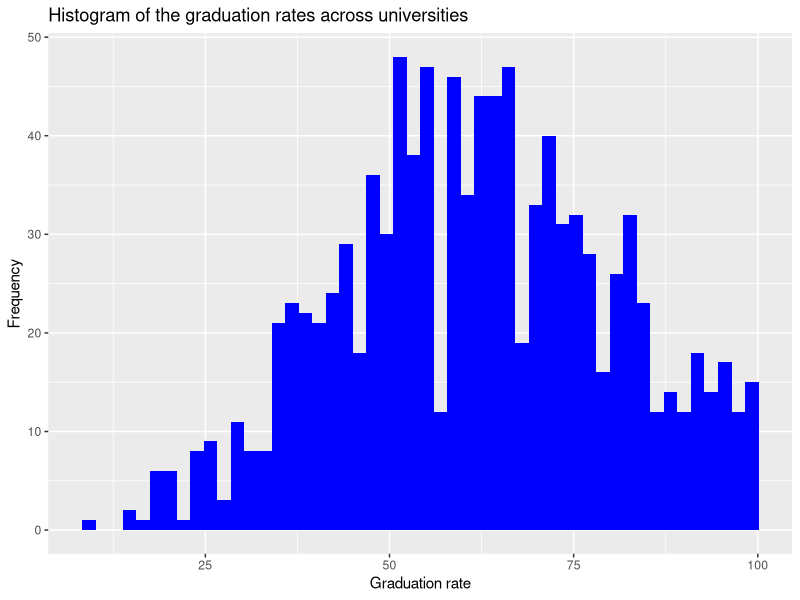
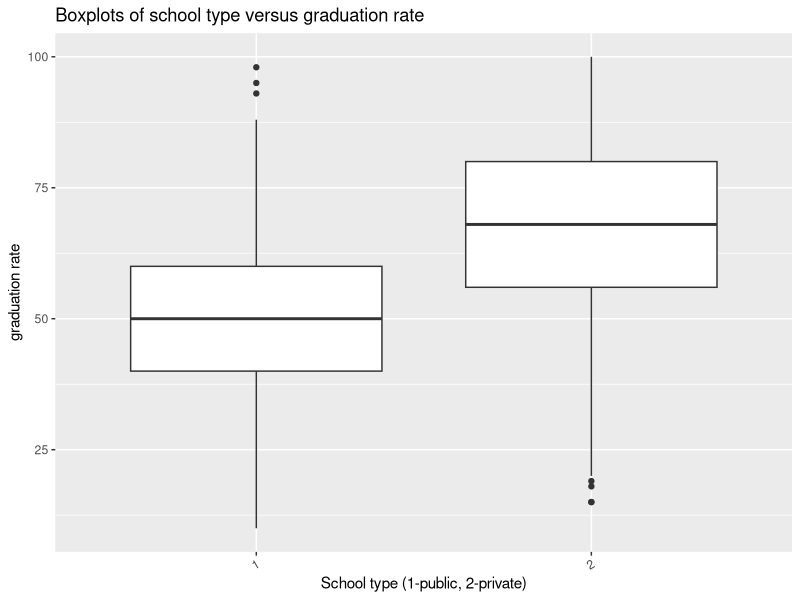
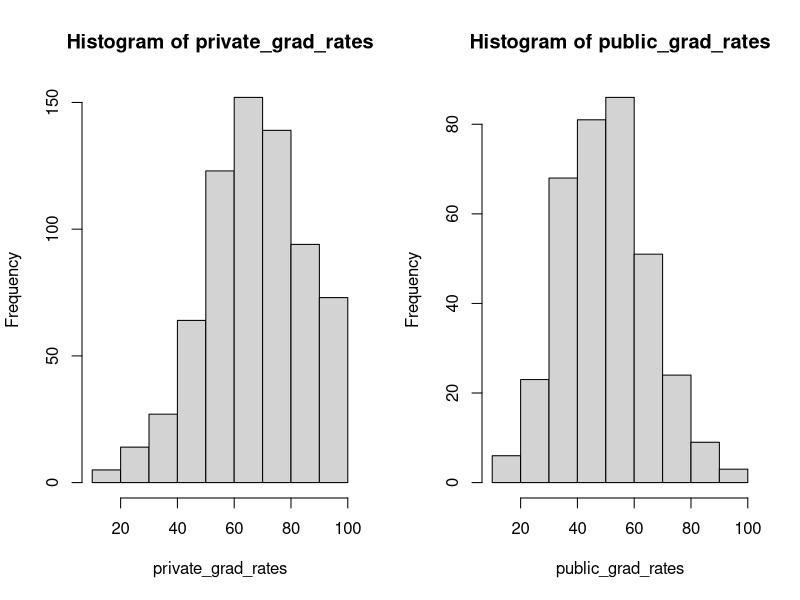
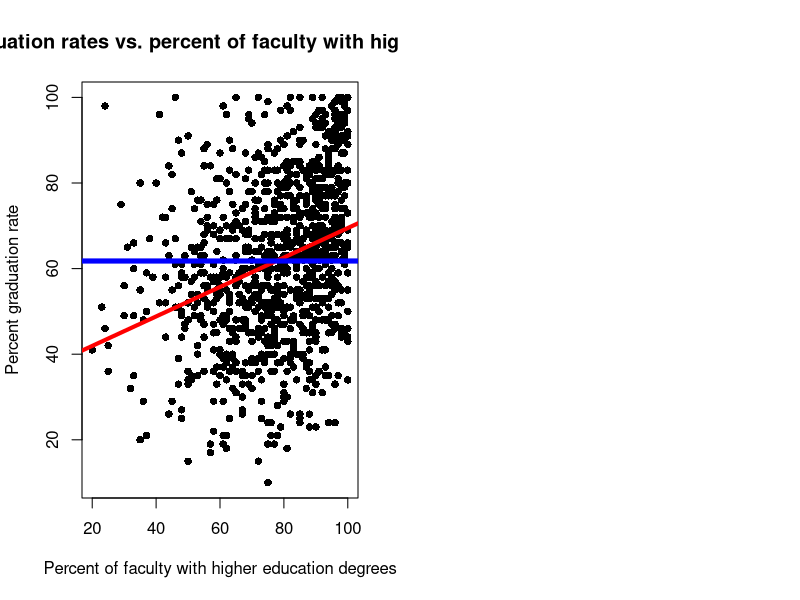
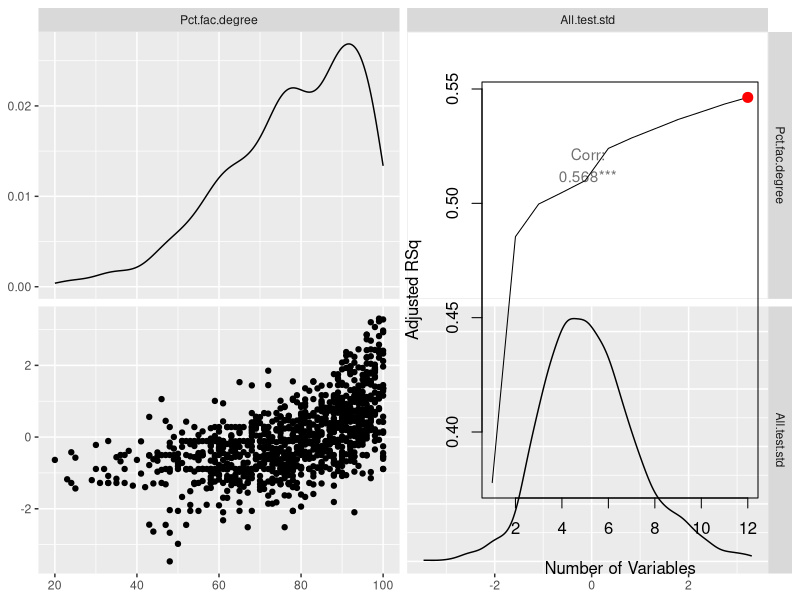
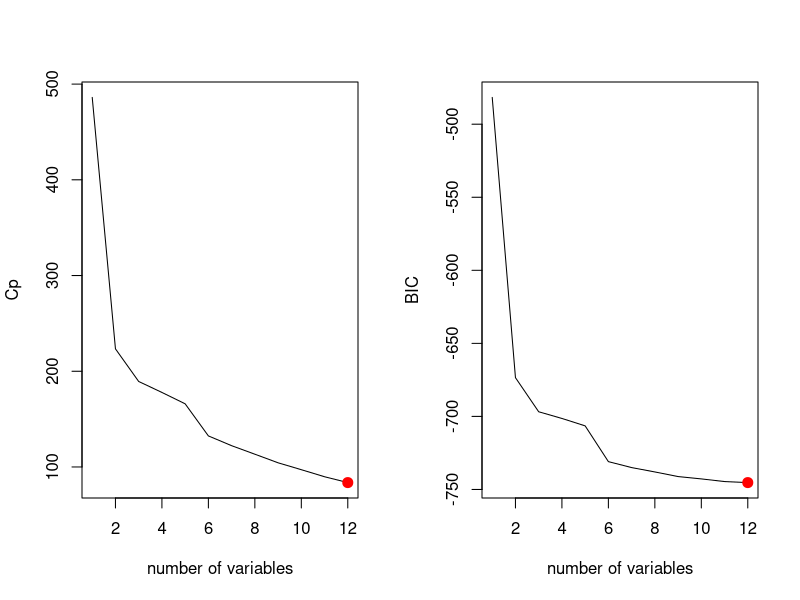
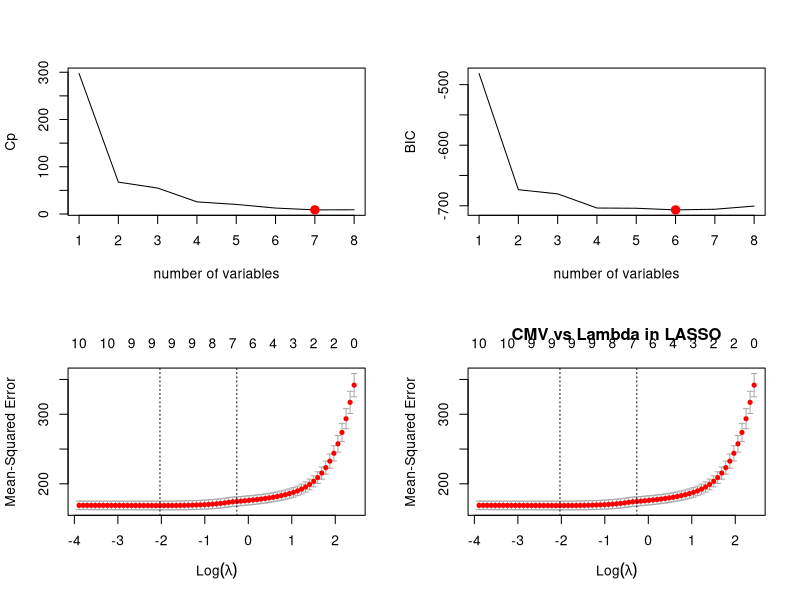
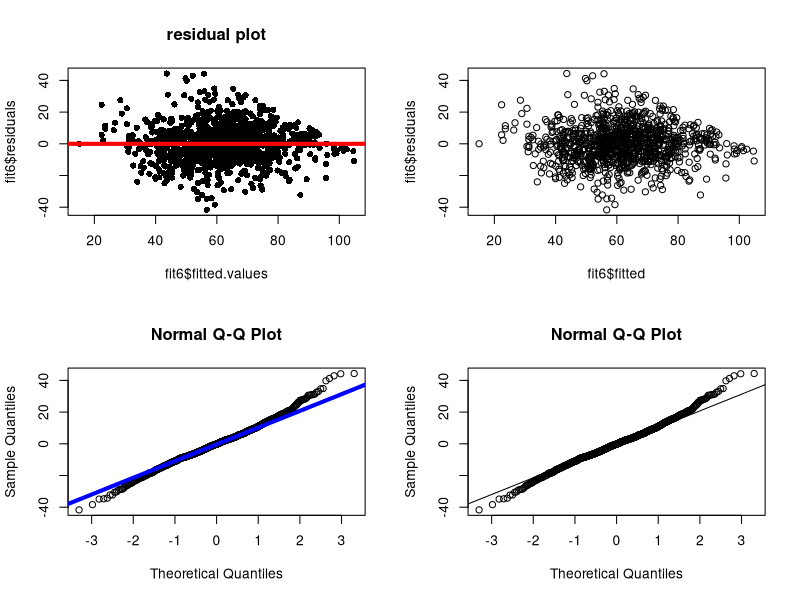

Reproduce these figures in R, in order. (Note: this script raises an error after producing the figures.)
## ---- chunk 1
knitr::opts_chunk$set(tidy=TRUE, fig.width=6,  fig.height=5, fig.align='left', dev = 'pdf')
library(dplyr)
library(ggplot2)
library(magrittr)
library(car)       # v 2.1-4
library(glmnet)    # v 2.0-5
library(dplyr)     # v 0.5.0
library(GGally)
## ---- chunk 2
# Required libraries - you may add more packages as desired
library(leaps)  # regsubsets() for model selection
library(car)    # Anova()
library(glmnet) # glmnet() and cv.glmnet()
## ---- chunk 3
rm(list=ls()) # Remove all the existing variables
college_data <- read.csv("USNEWS_graduation_subset.csv")
college_data$Schooltype <- as.factor(college_data$Schooltype) # 1 - public, 2- private
str(college_data)
dim(college_data)
summary(college_data)
tail(college_data, 10)
head(college_data, 20)
#View(college_data)
# <<<<<<<<<< NA VALUES >>>>>>>>>
sum(is.na(college_data))
# show how many NA values in each column
sapply(college_data, function(x) sum(is.na(x)))
names(college_data)
## ---- chunk 4
penn_loc <- which(college_data$Name == "University of Pennsylvania")  # identify Penn
Penn <- college_data[penn_loc, ]
Penn
## ---- chunk 5
college_data %>% select(Name) %>% distinct() # get distinct values for state column
#college_data %>% select(State) %>% distinct() # get distinct values for state column
# OR
nrow(college_data)

length(levels(college_data$Name))
## ---- chunk 6
13
## ---- chunk 7
names(college_data)
## ---- chunk 8
#max(college_data$Grad.rate)
#college_data$name[which.max(college_data$Grad.rate)]
college_data %>%
     select(Name, Grad.rate) %>%
     filter(Grad.rate == max(Grad.rate))

# college_data[which(college_data$Grad.rate == max(college_data$Grad.rate)),] %>%
#     select(Name, Grad.rate)
## ---- chunk 9
college_data %>%
     select(Name, Grad.rate) %>%
     filter(Grad.rate == min(Grad.rate))
## ---- chunk 10
Penn
college_data %>%
     select(Name, Grad.rate) %>%
     filter(Name == 'University of Pennsylvania')
# OR
# college_data %>% 
#     filter(Name == "University of Pennsylvania") %>%
#     select(Name, Grad.rate)
## ---- chunk 11
college_data %>% 
    filter(Name == "University of Pennsylvania") %>%
    select(Name, Grad.rate)
## ---- chunk 12
mean(college_data$Grad.rate)

# OR
# college_data %>%
#     summarize(mean_grad = mean(Grad.rate))
## ---- chunk 13
ggplot(college_data) + geom_histogram(aes(x = Grad.rate), bins = 50, fill = "blue") +
  labs(title = "Histogram of the graduation rates across universities", x = "Graduation rate", y = "Frequency")

# OR
# hist(college_data$Grad.rate, breaks = 10)

# OR
# college_data %>%
#     ggplot(aes(Grad.rate)) + geom_histogram(bins = 90) +
#     xlab("Graduation Rate") + ylab("Count") +
#     ggtitle("Graduation Rate Histogram") + 
#     theme_bw()
## ---- chunk 14
# names(college_data)
college_data %>% ggplot(aes(x = Schooltype, y = Grad.rate)) +
  geom_boxplot() +
  theme(axis.text.x = element_text(angle = 30, hjust = 1)) +
  labs(title = "Boxplots of school type versus graduation rate", x = "School type (1-public, 2-private)", y = "graduation rate")

# OR 
# boxplot(college_data$Grad.rate ~ college_data$Schooltype)
## ---- chunk 15
# ISOLATING JUST PRIVATE SCHOOLS
private_grad_rates <- college_data %>%
    filter(Schooltype == 2) %>%
    select(Grad.rate) %>% unlist
# ISOLATING JUST PUBLIC SCHOOLS
public_grad_rates <- college_data %>%
    filter(Schooltype == 1) %>%
    select(Grad.rate) %>% unlist
t.test(public_grad_rates, private_grad_rates)
## ---- chunk 16
par(mfrow = c(1, 2))
hist(private_grad_rates)
hist(public_grad_rates)
## ---- chunk 17
fit1 <- lm(Grad.rate ~ Schooltype, data = college_data)
confint(fit1, parm = 2)
## ---- chunk 18
fit1.1 <- lm(Grad.rate ~ State, data = college_data)
summary(fit1.1)
Anova(fit1.1)
# SORT BY P-VALUE IN DESCENDING ORDER
summary(fit1.1) %>% broom::tidy() %>%
    arrange(-p.value) %>% head # - p-value makes it descending
## ---- chunk 19
# data striated by state, then mean grad rate (ascending order)
college_data %>% 
    group_by(State) %>%
    summarize(grad_rate = mean(Grad.rate)) %>%
    arrange(grad_rate)
## ---- chunk 20
# striate by state, then mean grad rate (in descending order)
college_data %>% 
    group_by(State) %>%
    summarize(grad_rate = mean(Grad.rate)) %>%
    arrange(-grad_rate)
## ---- chunk 21
fit1.2 <- lm(Grad.rate~ Schooltype + State, data = college_data)
summary(fit1.2)
Anova(fit1.2)
# car::Anova(fit1.2)
## ---- chunk 22
fit2 <- lm(Grad.rate~Pct.fac.degree, data = college_data)
summary(fit2)
Anova(fit2)
## ---- chunk 23
#fit2
plot(college_data$Pct.fac.degree, college_data$Grad.rate,
     pch = 16,
     xlab = "Percent of faculty with higher education degrees",
     ylab = "Percent graduation rate",
     main = "Universities' graduation rates vs. percent of faculty with higher education degrees")
abline(fit2, col="red", lwd=4)
abline(h=mean(college_data$Grad.rate), lwd=5, col="blue")

# OR
# college_data %>%
#     ggplot(aes(x = Pct.fac.degree, y= Grad.rate)) + geom_point() +
#     geom_abline(slope = 0.334418, intercept = 35.05981) + 
#     xlab("% Faculty w/Higher Degree") + ylab("Graduation Rate") + 
#     theme_bw()
## ---- chunk 24
fit2.1 <- lm(Grad.rate~Pct.fac.degree + All.test.std, data = college_data)
summary(fit2.1)
Anova(fit2.1)
## ---- chunk 25
summary(fit2.1)
## ---- chunk 26
# VARIABLES ARE HIGHLY CORRELATED
college_data %>% 
  select_if(is.numeric) %>%
  select(Pct.fac.degree, All.test.std) %>%
  ggpairs()
college_data %>% select(Pct.fac.degree, All.test.std) %>% cor()
## ---- chunk 27
# FORWARD SELECTION
dim(college_data) # n > p
names(college_data)
college_data2 <- (college_data)[,-1]

fit3 <- regsubsets(Grad.rate~., college_data2, nvmax=12, method="forward")
names(fit3)
summary(fit3)
for.summary <- summary(fit3)
names(for.summary)
for.summary$rsq
# par(mfrow=c(2,2))
#plot(for.summary$rss,xlab="Number of Variables", ylab="RSS",type="l")
plot(for.summary$adjr2,xlab="Number of Variables", ylab="Adjusted RSq",type="l")
which.max(for.summary$adjr2)
points(which.max(for.summary$adjr2),for.summary$adjr2[which.max(for.summary$adjr2)], col="red",cex=2,pch=20) #12 variables
plot(for.summary$cp,xlab="number of variables",ylab="Cp", type = 'l')
which.min(for.summary$cp)
points(which.min(for.summary$cp),for.summary$cp[which.min(for.summary$cp)],col="red",cex=2,pch=20) #12 variables
plot(for.summary$bic,xlab="number of variables",ylab="BIC", type = 'l')
points(which.min(for.summary$bic),for.summary$bic[which.min(for.summary$bic)],col="red",cex=2,pch=20) # 12 variables

# choose to go with 12 variables
coef.fit.fwd <- coef(fit3,12)
var.min <- rownames(as.matrix(coef.fit.fwd)) # output the names
print("============12 variable model using forwards stepwise selection==========")
lm.input3 <- as.formula(paste("violentcrimes.perpop", "~", paste(var.min[-1], collapse = "+"))) # prepare for lm fomulae
lm.input3
coef.fit.fwd
print("============BIC & Cp with 4 variables==========")
for.summary$bic[12] #-398.7349
for.summary$cp[12] #9.10198
## ---- chunk 28
fit3 <- lm(Grad.rate ~ . - Name, data = college_data)
summary(fit3)
Anova(fit3)
## ---- chunk 29
car::Anova(fit3)
## ---- chunk 30
fit.exh <- regsubsets(Grad.rate~. -Name - State, college_data, nvmax=12, method="exhaustive")
exh.summary <- summary(fit3)
#exh.summary
# plot(exh.summary$adjr2,xlab="Number of Variables", ylab="Adjusted RSq",type="l")
# which.max(exh.summary$adjr2)
# points(which.max(exh.summary$adjr2),exh.summary$adjr2[which.max(exh.summary$adjr2)], col="red",cex=2,pch=20) #12 variables
# plot(exh.summary$cp,xlab="number of variables",ylab="Cp", type = 'l')
# which.min(exh.summary$cp)
# points(which.min(exh.summary$cp),exh.summary$cp[which.min(exh.summary$cp)],col="red",cex=2,pch=20) #12 variables
# plot(exh.summary$bic,xlab="number of variables",ylab="BIC", type = 'l')
# points(which.min(exh.summary$bic),exh.summary$bic[which.min(exh.summary$bic)],col="red",cex=2,pch=20) # 12 variables
## ---- chunk 31
colleges_sub <- college_data %>% select(-Name, -State)
x_col <- model.matrix(Grad.rate ~. , colleges_sub)[, -1]
y_col <- college_data$Grad.rate
reg_search <- regsubsets(x_col, y_col, method = "exhaustive")
summary(reg_search)
reg.summary <- summary(reg_search)
## ---- chunk 32
par(mfrow=c(2,2))
# Cp PLOT
names(reg.summary)
plot(reg.summary$cp,xlab="number of variables",ylab="Cp", type = 'l')
points(which.min(reg.summary$cp),reg.summary$cp[which.min(reg.summary$cp)],col="red",cex=2,pch=20) # 7 vars

# BIC PLOT
plot(reg.summary$bic,xlab="number of variables",ylab="BIC", type = 'l')
which.min(reg.summary$bic)
points(6,reg.summary$bic[6],col="red",cex=2,pch=20) # 6 vars
# OR
# par(mfrow = c(1, 2))
# plot(summary(reg_search)$bic, main = "BIC Plot")
# plot(summary(reg_search)$cp, main = "CP Plot")
# # find min via BIC:
#  which(summary(reg_search)$bic == min(summary(reg_search)$bic))
# # find min via CP:
#  which(summary(reg_search)$cp == min(summary(reg_search)$cp))
## ---- chunk 33
# model w/ 4 variables
coef.exh <- coef(reg_search,4)
var.min <- rownames(as.matrix(coef.exh)) # output the names
var.min
print("===========4 variable model using all subsets==========")
lm.input2 <- as.formula(paste("Grad.rate", "~", paste(var.min[-1], collapse = "+"))) 
lm.input2
coef.exh
print("============BIC & Cp with 4 variables==========")
reg.summary$bic[4] # -703.7376
reg.summary$cp[4] # 25.63655
## ---- chunk 34
set.seed(12)
names(college_data)
# extract y, Grad.rate
Y <- college_data$Grad.rate
X <- model.matrix(Grad.rate~. -Name -State, data = college_data)[, -1]
#colnames(X)
fit.lasso.cv <- cv.glmnet(X, Y, alpha = 1, nfolds = 10)
fit.lasso.cv$lambda.1se #1.222679
plot(fit.lasso.cv) # plots the possible values for lambda
#plot(fit.lasso.cv$lambda, fit.lasso.cv$cvm, xlab = expression(lambda), ylab="mean cv errors")

#OR
set.seed(12)
fit_lasso <- cv.glmnet(x_col, y_col, family = "gaussian", alpha = 1)
plot(fit_lasso, main = "CMV vs Lambda in LASSO")


## ---- chunk 35
fit.lasso.cv$lambda.1se
# fit_lasso$lambda.1se
## ---- chunk 36
# <<<<<<<< COEFFICIENTS FROM LASSO, WITH 10 FOLD CROSS VALIDATION USING LAMBDA.1SE >>>>>>>>
# can choose any value between lambda.min and lambda.1se
coef_1se <- coef(fit.lasso.cv, s = 'lambda.1se')
nzcoef <- rownames(coef_1se)[which((coef_1se) != 0)]
nzcoef
# -1 below is taking out the (intercept)
lm.input <- as.formula(paste("Grad.rate", "~", paste(nzcoef[-1], collapse = "+"))) 
lm.input
# OR
# coefs_1se = coef(fit_lasso, s="lambda.1se")
# rownames(coefs_1se)[which((coefs_1se) != 0)]
## ---- chunk 37
input5 <- Grad.rate ~ Schooltype + All.test.std + Acc.Rate + Pct.Yield + 
    In.Tuition + Room.board + State
fit5 <- lm(input5, data = college_data)
summary(fit5)
Anova(fit5)
## ---- chunk 38
input5.1 <- Grad.rate ~ Schooltype + All.test.std + Acc.Rate + Pct.Yield + 
    Room.board + State
fit5.1 <- lm(input5.1, data = college_data)
# summary(fit5.1)
Anova(fit5.1)

# BETTER way to eliminate/kick out/ drop variables one-by-one
# fit2.3 <- update(fit2.2, .~. -CIG)
## ---- chunk 39
input5.2 <- Grad.rate ~ Schooltype + All.test.std + Acc.Rate + Pct.Yield + 
    State
fit5.2 <- lm(input5.2, data = college_data)
# summary(fit5.2)
Anova(fit5.2)
## ---- chunk 40
input5.3 <- Grad.rate ~ Schooltype + All.test.std + Acc.Rate +  
    State
fit5.3 <- lm(input5.3, data = college_data)
confint(fit5.3)
# summary(fit5.3)
Anova(fit5.3)
## ---- chunk 41
input5.4 <- Grad.rate ~ Schooltype + All.test.std +   
    State
fit5.4 <- lm(input5.4, data = college_data)
# summary(fit5.4)
Anova(fit5.4)
## ---- chunk 42
fit5 = lm(Grad.rate ~ State + Schooltype + All.test.std + Acc.Rate + 
              Pct.Yield + In.Tuition + Room.board, 
          data = college_data)
## ---- chunk 43
fit6 <- lm(Grad.rate~State + Schooltype + All.test.std, data = college_data)
Anova(fit6)
## ---- chunk 44
car::Anova(fit6)
## ---- chunk 45
#<<<<<<<<<< RESIDUAL PLOT -- LINEARITY & HOMOSCEDASTICITY >>>>>>>>>
plot(fit6$fitted.values, fit6$residuals,
     pch = 16,
     main = "residual plot")
abline(h=0, lwd=4, col="red")
## ---- chunk 46
plot(fit6$fitted, fit6$residuals)
## ---- chunk 47
#<<<<<<<< QQNORM PLOT FOR NORMALITY >>>>>>>>>
qqnorm(fit6$residuals)
qqline(fit6$residuals, lwd = 4, col="blue")
## ---- chunk 48
qqnorm(fit6$residuals)
qqline(fit6$residuals)
## ---- chunk 49
# penn_loc <- which(college_data$Name == "University of Pennsylvania")  # identify Penn
# Penn <- college_data[penn_loc, ]
# Penn
# `State + Schooltype + All.test.std`
# pred <- data.frame(State = 'Pennsylvania',
#                    Schooltype = '2',
#                    All.test.std = .5765) # margin calculated from dem - republican vote
# pred
predict(fit6, Penn, interval = 'prediction', se = FALSE)

# OR
# predict(fit6, newdata = filter(college_data, Name == "University of Pennsylvania"),
#         interval = "prediction", level = 0.95)
## ---- chunk 50
# limit <- 70
# #Grad.rate2 <- factor(ifelse(college_data$Grad.rate >= limit, "1", "0"))
# Grad.rate.2 <- ifelse(college_data$Grad.rate >= limit, "1", "0")
# Grad.rate.2
# summary(Grad.rate.2)

college_data %<>%
    mutate(Grad.rate.2 = as.factor(as.numeric(Grad.rate >= 70)))
table(college_data$Grad.rate.2) / nrow(college_data)
## ---- chunk 51
# lm.categor <- lm(Grad.rate.2 ~ State + Schooltype + All.test.std, data = college_data)
# summary(lm.categor)
# Anova(lm.categor)
# NOT WORKING
## ---- chunk 52
fit7 <- glm(Grad.rate.2 ~ State + Schooltype + All.test.std, 
            data = college_data, family = "binomial")
car::Anova(fit7)
dim(college_data)
## ---- chunk 53
library(caret)
# fit7          -- normal logistic regression
# fit7.1        -- logistic regression with .5 threshold
# fit7.output1  -- categorized df with 10 randomly chosen entries

fit7.1 <- ifelse(fit7$fitted.values > 1/2, "1", "0")
set.seed(10)
fit7.output1 <- data.frame(college_data$Grad.rate.2, fit7.1, fit7$fitted.values)[sample(1042, 10),]
names(fit7.output1) <- c("Y", "Predicted Y", "Prob")
fit7.output1
# confusion matrix
cm.fit7.5 <- table(fit7.1, college_data$Grad.rate.2)
cm.fit7.5
# OR confusion matrix
confusionMatrix(data = fit7.1,
                 reference = college_data$Grad.rate.2,
                 positive = levels(fit7.1)[2])

## ---- chunk 54
# MCE
# fit7.1   0   1
#      0 599 128
#      1  88 227
# cm.fit7.5[1,2] #128
# cm.fit7.5[2,1] #88
# length(fit7.1) #1042
error.training <- (cm.fit7.5[1,2]+cm.fit7.5[2,1])/length(fit7.1)
error.training
## ---- chunk 55
con_mat <- table(fit7$fitted.values > 0.5, college_data$Grad.rate.2)

1 - sum(diag(con_mat)) / nrow(college_data) 

# sum of matrix diagonals is # of correctly predicted values
# 1 - correct = MCE
